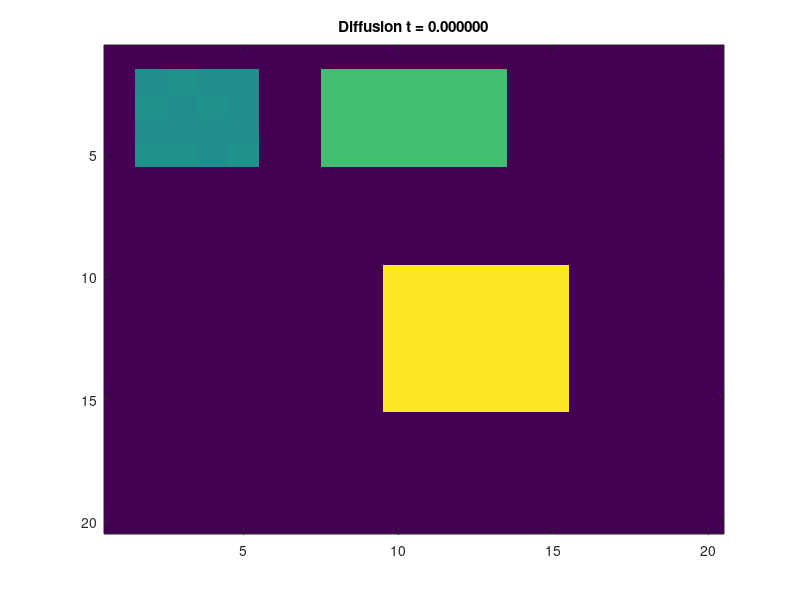

The MATLAB source for this figure: (Note: this script raises an error after producing the figure.)
N = 20;%The number of pixels along a dimension of the image
A = zeros(N, N);%The image
Adj = zeros(N*N, N*N);%The adjacency matrix

%Use 8 neighbors, and fill in the adjacency matrix
dx = [-1, 0, 1, -1, 1, -1, 0, 1];
dy = [-1, -1, -1, 0, 0, 1, 1, 1];
for x = 1:N
   for y = 1:N
       index = (x-1)*N + y;
       for ne = 1:length(dx)
           newx = x + dx(ne);
           newy = y + dy(ne);
           if newx > 0 && newx <= N && newy > 0 && newy <= N
               index2 = (newx-1)*N + newy;
               Adj(index, index2) = 1;
           end
       end
   end
end

%%%BELOW IS THE KEY CODE THAT COMPUTES THE SOLUTION TO THE DIFFERENTIAL
%%%EQUATION
Deg = diag(sum(Adj, 2));%Compute the degree matrix
L = Deg - Adj;%Compute the laplacian matrix in terms of the degree and adjacency matrices
[V, D] = eig(L);%Compute the eigenvalues/vectors of the laplacian matrix
D = diag(D);

%Initial condition (place a few large positive values around and
%make everything else zero)
C0 = zeros(N, N);
C0(2:5, 2:5) = 5;
C0(10:15, 10:15) = 10;
C0(2:5, 8:13) = 7;
C0 = C0(:);

C0V = V'*C0;%Transform the initial condition into the coordinate system 
%of the eigenvectors
for t = 0:0.005:5
   %Loop through times and decay each initial component
   Phi = C0V.*exp(-D*t);%Exponential decay for each component
   Phi = V*Phi;%Transform from eigenvector coordinate system to original coordinate system
   Phi = reshape(Phi, N, N);
   %Display the results and write to GIF file
   imagesc(Phi);
   caxis([0, 10]);
   title(sprintf('Diffusion t = %3f', t));
   frame = getframe(1);
   im = frame2im(frame);
   [imind, cm] = rgb2ind(im, 256);
   if t == 0
      imwrite(imind, cm, 'out.gif', 'gif', 'Loopcount', inf, 'DelayTime', 0.1); 
   else
      imwrite(imind, cm, 'out.gif', 'gif', 'WriteMode', 'append', 'DelayTime', 0.1);
   end
end